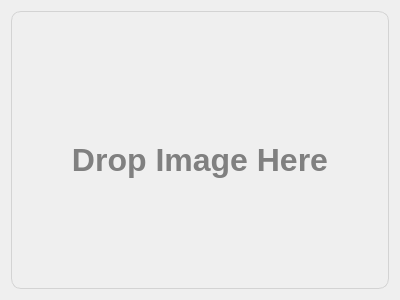
<?xml version="1.0" encoding="UTF-8"?>
<ui version="4.0">
 <class>EmptyImage</class>
 <widget class="QWidget" name="EmptyImage">
  <property name="geometry">
   <rect>
    <x>0</x>
    <y>0</y>
    <width>400</width>
    <height>300</height>
   </rect>
  </property>
  <property name="minimumSize">
   <size>
    <width>0</width>
    <height>250</height>
   </size>
  </property>
  <layout class="QVBoxLayout" name="verticalLayout">
   <item>
    <widget class="QFrame" name="frame">
     <property name="styleSheet">
      <string notr="true">QFrame {
	border: 1px solid lightgray;
	border-radius: 10px;
}
QLabel {
	border: none;
}</string>
     </property>
     <property name="frameShape">
      <enum>QFrame::StyledPanel</enum>
     </property>
     <property name="frameShadow">
      <enum>QFrame::Raised</enum>
     </property>
     <layout class="QVBoxLayout" name="verticalLayout_2">
      <item>
       <spacer name="verticalSpacer">
        <property name="orientation">
         <enum>Qt::Vertical</enum>
        </property>
        <property name="sizeHint" stdset="0">
         <size>
          <width>20</width>
          <height>40</height>
         </size>
        </property>
       </spacer>
      </item>
      <item>
       <widget class="QLabel" name="icon">
        <property name="text">
         <string/>
        </property>
        <property name="alignment">
         <set>Qt::AlignCenter</set>
        </property>
       </widget>
      </item>
      <item>
       <widget class="QLabel" name="label">
        <property name="font">
         <font>
          <pointsize>24</pointsize>
          <weight>75</weight>
          <bold>true</bold>
         </font>
        </property>
        <property name="styleSheet">
         <string notr="true">QLabel {
	color: gray;
}</string>
        </property>
        <property name="text">
         <string>Drop Image Here</string>
        </property>
        <property name="scaledContents">
         <bool>false</bool>
        </property>
        <property name="alignment">
         <set>Qt::AlignCenter</set>
        </property>
       </widget>
      </item>
      <item>
       <spacer name="verticalSpacer_2">
        <property name="orientation">
         <enum>Qt::Vertical</enum>
        </property>
        <property name="sizeHint" stdset="0">
         <size>
          <width>20</width>
          <height>40</height>
         </size>
        </property>
       </spacer>
      </item>
     </layout>
    </widget>
   </item>
  </layout>
  <action name="actionFitToView">
   <property name="icon">
    <iconset theme="fit-to-page">
     <normaloff>.</normaloff>.</iconset>
   </property>
   <property name="text">
    <string>Fit to View</string>
   </property>
   <property name="toolTip">
    <string>Fit to View</string>
   </property>
  </action>
 </widget>
 <resources/>
 <connections/>
</ui>
